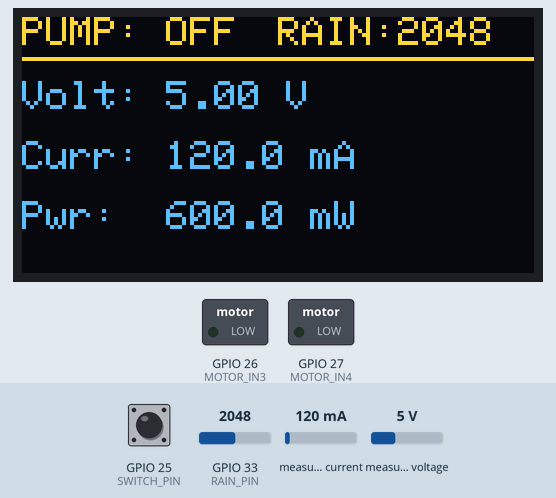
The sketch below on a simulated ESP32. Parts: 128×64 one-colour display, switched loads named in the sketch (green lamp = pin HIGH). Inputs (shaded band) come from the test bench; at power-on: GPIO 25 (SWITCH_PIN) HIGH, measured current 120 mA, GPIO 33 (RAIN_PIN) = 2048, measured voltage 5 V. The OLED is the two-colour kind (top 16 rows yellow); what the sketch prints to the serial monitor is not drawn.

Above: at 4.2 s.
4.3 s: GPIO 25 (SWITCH_PIN) pulled LOW for 0.15 s
At 4.59 s:
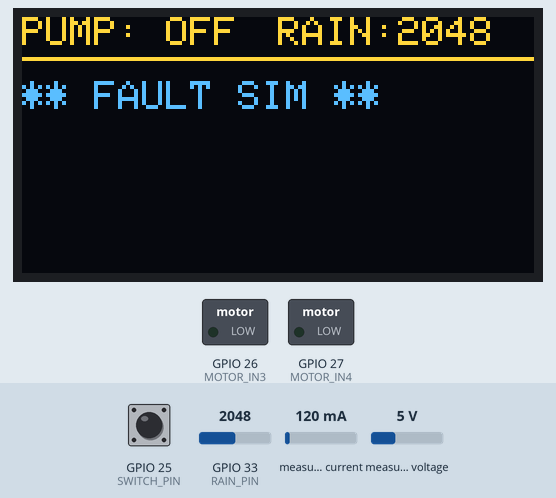
6.2 s: measured current set to 40 mA
At 6.6 s:
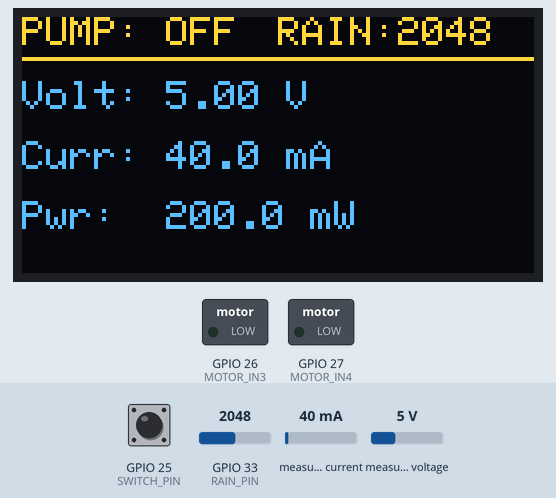
7.8 s: GPIO 33 (RAIN_PIN) set to 2866
At 8.6 s:
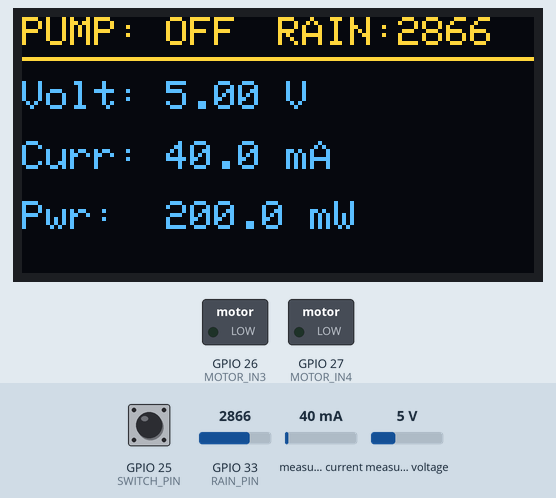
9.4 s: measured voltage set to 0.3 V
At 10.5 s:
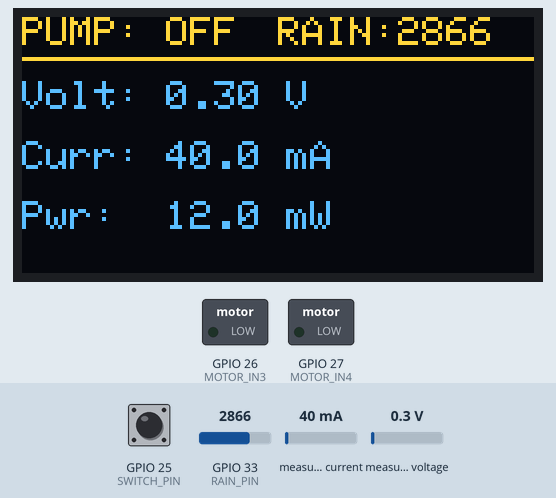
11.0 s: GPIO 25 (SWITCH_PIN) pulled LOW for 1 s
At 11.9 s:
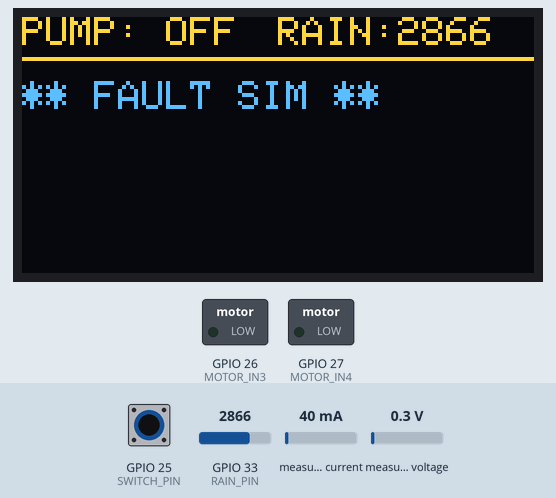
13.6 s: GPIO 33 (RAIN_PIN) set to 3603
At 15.0 s:
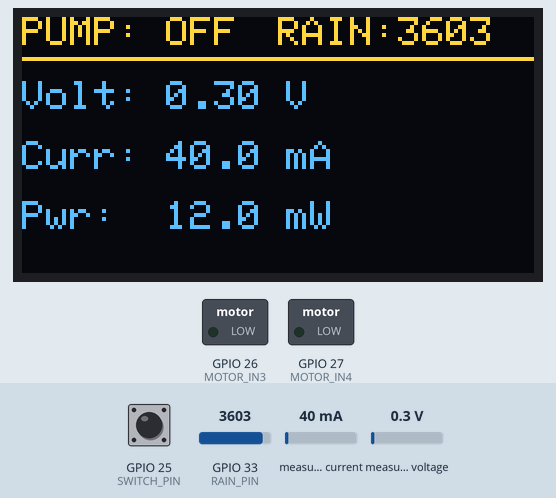
Timing chart, 0 to 16.2 s (numbered marks = the images above; inputs shaded):
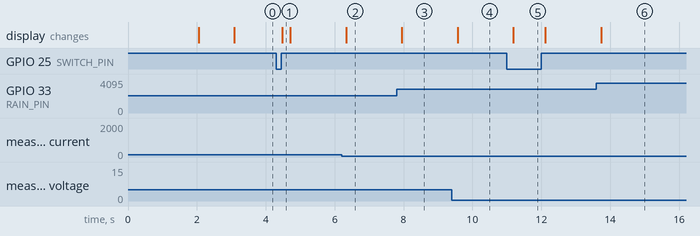

Measured:
- after the input at 4.3 s, the display: changes after 0.18 s (image 1)
- after the input at 6.2 s, the display: changes after 0.13 s (image 2)
- after the input at 7.8 s, the display: changes after 0.15 s (image 3)
- after the input at 9.4 s, the display: changes after 0.17 s (image 4)
- after the input at 11.0 s, the display: changes after 0.19 s (image 5)
- after the input at 13.6 s, the display: changes after 0.14 s (image 6)

The sketch:

pump_node.ino
```cpp
/*
  AWD-COORD — PUMP/GATEWAY NODE PRODUCTION FIRMWARE
  ===================================================
  Base: verified pump/INA219/OLED/rain sketch.
  GPIO25 switch = failure-simulation button (confirmed decision), NOT a
  manual pump on/off. Pump is driven only by PumpCommandPacket.

  Requires: mac_config.h, awd_protocol.h (same versions as Proxy/Field Node),
  Wire.h, Adafruit_GFX, Adafruit_SSD1306, Adafruit_INA219.
*/

#include <Wire.h>
#include <Adafruit_GFX.h>
#include <Adafruit_SSD1306.h>
#include <Adafruit_INA219.h>
#include <esp_now.h>
#include <WiFi.h>
#include "../common/mac_config.h"
#include "../common/awd_protocol.h"

// ---------- PIN MAP (verified — do not change) ----------
#define SDA_PIN     21
#define SCL_PIN     22
#define MOTOR_IN3   26
#define MOTOR_IN4   27
#define RAIN_PIN    33
#define SWITCH_PIN  25   // Failure-simulation button, LOW = engaged

#define STATUS_SEND_INTERVAL_MS 1000
#define HEARTBEAT_INTERVAL_MS   2000
#define PUMP_NODE_ID 0

Adafruit_SSD1306 display(128, 64, &Wire, -1);
Adafruit_INA219 ina219;

bool oledFound = true;
bool inaFound = true;

bool pumpOn = false;
bool faultSimulated = false;

unsigned long lastStatusSend = 0;
unsigned long lastHeartbeat = 0;

void onDataSent(const wifi_tx_info_t *info, esp_now_send_status_t status) {
  if (status != ESP_NOW_SEND_SUCCESS) {
    Serial.println("[ESP-NOW] Send FAILED");
  } else {
    Serial.println("[ESP-NOW] Send SUCCESS");
  }
}

void onDataRecv(const esp_now_recv_info_t *info, const uint8_t *data, int len) {
  if (len < 1) return;
  uint8_t type = data[0];

  if (type == PKT_PUMP_COMMAND && len == sizeof(PumpCommandPacket)) {
    PumpCommandPacket cmd;
    memcpy(&cmd, data, sizeof(cmd));

    if (faultSimulated) {
      Serial.println("[COMMAND] Ignored — fault simulation active");
      return;
    }

    pumpOn = cmd.pumpOn;
    Serial.print("[COMMAND] Pump ");
    Serial.println(pumpOn ? "ON" : "OFF");
  }
}

void setup() {
  Serial.begin(115200);
  delay(2000);
  Serial.println("Starting system...");

  pinMode(MOTOR_IN3, OUTPUT);
  pinMode(MOTOR_IN4, OUTPUT);
  digitalWrite(MOTOR_IN3, LOW);
  digitalWrite(MOTOR_IN4, LOW);

  pinMode(SWITCH_PIN, INPUT_PULLUP);

  Wire.begin(SDA_PIN, SCL_PIN);
  Wire.setClock(100000);
  Wire.setTimeOut(50);

  if (!display.begin(SSD1306_SWITCHCAPVCC, 0x3C)) {
    Serial.println("ERROR: OLED not found!");
    oledFound = false;
  }

  if (!ina219.begin()) {
    Serial.println("ERROR: INA219 not found!");
    inaFound = false;
  }

  if (oledFound) {
    display.clearDisplay();
    display.setTextColor(SSD1306_WHITE);
    display.setTextSize(2);
    display.setCursor(5, 20);
    display.println("BOOT OK!");
    display.display();
    delay(1000);
  }

  WiFi.mode(WIFI_STA);
  WiFi.disconnect();

  if (esp_now_init() != ESP_OK) {
    Serial.println("[ESP-NOW] Init FAILED — halting.");
    while (true) delay(1000);
  }

  esp_now_register_send_cb(onDataSent);
  esp_now_register_recv_cb(onDataRecv);

  esp_now_peer_info_t peerInfo = {};
  memcpy(peerInfo.peer_addr, PROXY_MAC, 6);
  peerInfo.channel = 0;
  peerInfo.encrypt = false;
  if (esp_now_add_peer(&peerInfo) != ESP_OK) {
    Serial.println("[ESP-NOW] Failed to add Proxy as peer.");
  }

  // Add Shadow Coordinator as a peer to guarantee failover command receipt
  memcpy(peerInfo.peer_addr, SHADOW_MAC, 6);
  if (esp_now_add_peer(&peerInfo) != ESP_OK) {
    Serial.println("[ESP-NOW] Failed to add Shadow as peer.");
  }

  Serial.println("[ESP-NOW] Ready. Waiting for pump commands from Proxy.\n");
}

void loop() {
  unsigned long now = millis();

  bool switchState = digitalRead(SWITCH_PIN);
  bool newFaultState = (switchState == LOW);
  if (newFaultState != faultSimulated) {
    faultSimulated = newFaultState;
    if (faultSimulated) {
      Serial.println(">>> FAULT SIMULATION ENGAGED — pump forced OFF <<<");
      pumpOn = false;
    } else {
      Serial.println(">>> Fault simulation released — awaiting next command <<<");
    }
  }

  if (pumpOn && !faultSimulated) {
    digitalWrite(MOTOR_IN3, HIGH);
    digitalWrite(MOTOR_IN4, LOW);
  } else {
    digitalWrite(MOTOR_IN3, LOW);
    digitalWrite(MOTOR_IN4, LOW);
  }

  int rainValue = analogRead(RAIN_PIN);
  float voltage = 0.0, current = 0.0, power = 0.0;
  if (inaFound) {
    voltage = ina219.getBusVoltage_V();
    current = ina219.getCurrent_mA();
    power = ina219.getPower_mW();
  }

  if (oledFound) {
    display.clearDisplay();
    display.setTextColor(SSD1306_WHITE);
    display.setTextSize(1);

    display.setCursor(0, 0);
    display.print(pumpOn && !faultSimulated ? "PUMP: ON" : "PUMP: OFF");

    display.setCursor(64, 0);
    display.print("RAIN:");
    display.print(rainValue);

    display.drawLine(0, 10, 128, 10, SSD1306_WHITE);

    if (faultSimulated) {
      display.setCursor(0, 16);
      display.println("** FAULT SIM **");
    } else if (inaFound) {
      display.setCursor(0, 16);
      display.print("Volt: "); display.print(voltage, 2); display.println(" V");
      display.setCursor(0, 31);
      display.print("Curr: "); display.print(current, 1); display.println(" mA");
      display.setCursor(0, 46);
      display.print("Pwr:  "); display.print(power, 1); display.println(" mW");
    } else {
      display.setCursor(0, 31);
      display.println("INA219 MISSING");
    }

    display.display();
  }

  if (now - lastStatusSend >= STATUS_SEND_INTERVAL_MS) {
    lastStatusSend = now;

    PumpStatusPacket pkt;
    pkt.type = PKT_PUMP_STATUS;
    pkt.pumpOn = pumpOn && !faultSimulated;
    pkt.rainRaw = rainValue;
    pkt.busVoltage = voltage;
    pkt.currentMa = current;
    pkt.powerMw = power;
    pkt.faultSimulated = faultSimulated;
    pkt.uptimeMs = now;

    esp_now_send(PROXY_MAC, (uint8_t *)&pkt, sizeof(pkt));
  }

  if (now - lastHeartbeat >= HEARTBEAT_INTERVAL_MS) {
    lastHeartbeat = now;
    HeartbeatPacket hb;
    hb.type = PKT_HEARTBEAT;
    hb.nodeId = PUMP_NODE_ID;
    esp_now_send(PROXY_MAC, (uint8_t *)&hb, sizeof(hb));
  }

  delay(200);
}
```
